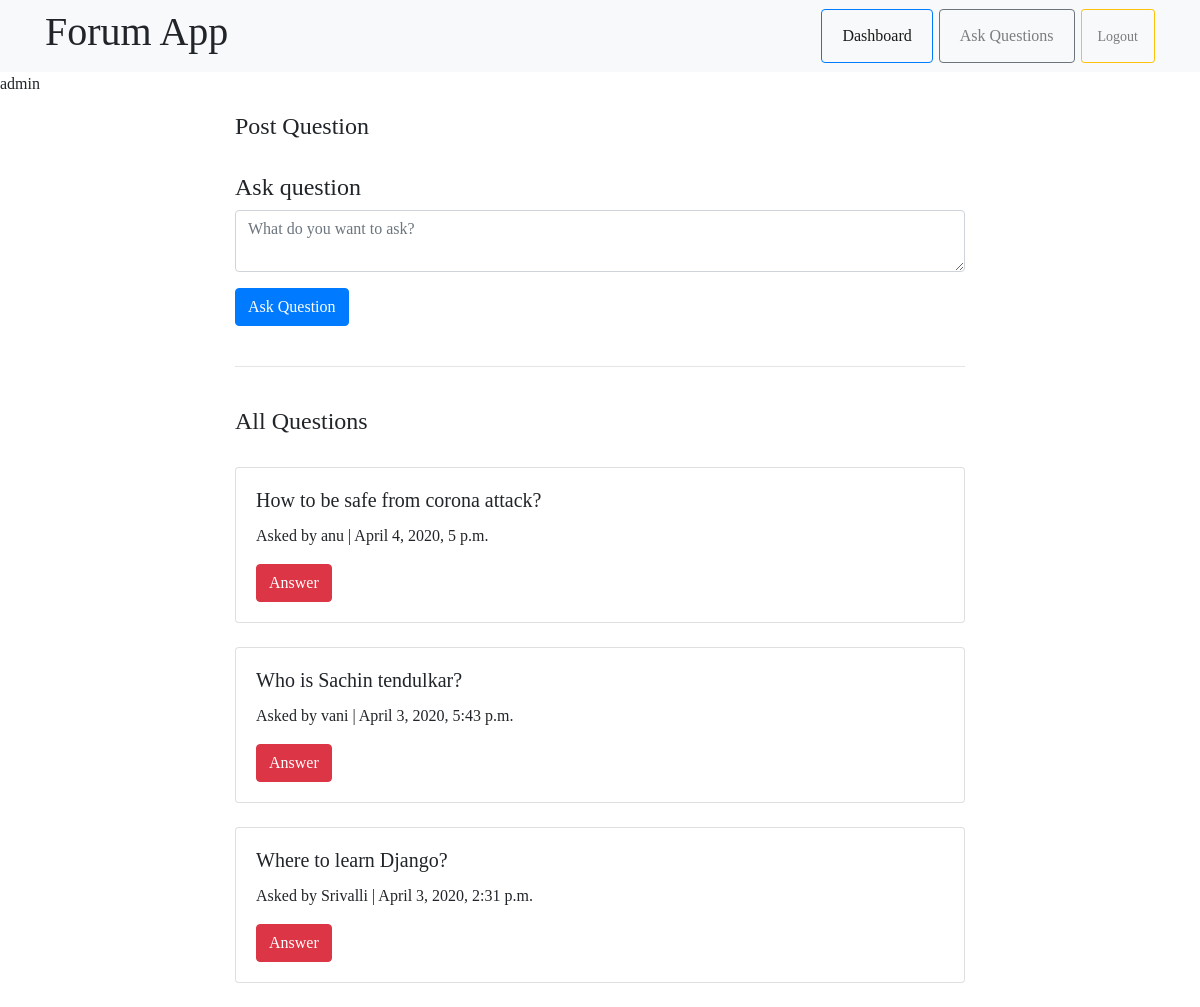
Page /questions/ (signed in) on the committed database.
### quora/models.py (models this page shows, shortened)
class Question(models.Model):
    author= models.ForeignKey(User, on_delete=models.CASCADE)
    question= models.CharField(max_length=300,null=True, blank=True)
    timestamp= models.DateTimeField(auto_now=True,blank=True)

### quora/views.py (the view, shortened to what this page needs)
# urls.py: path('questions/',questions),
def questions(request):
    all_questions = Question.objects.all().order_by('-timestamp')
    return render(request, "question.html", {"all_questions":all_questions, "user":request.user})

### quora/templates/question.html (shortened to what this page needs)
{% extends 'base1.html' %}
{% block body %}
<p>{{user.username}}</p>
	<div class="container">
		<div class="row">
			<div class="col-md-2"></div>
			<div class="col-md-8">
				<div class="sub-head">
					<h4>Post Question</h4>
				</div><br>
				<form action="/questions/" method="POST">
					<div class="form-group">
						<h4>Ask question</h4>
						<textarea class="form-control" name="question" placeholder="What do you want to ask?"></textarea>
					</div>
					<button type="submit" class="btn btn-primary">Ask Question</button>
				</form>
				<br>
				<hr>
				<br>
				<div class="sub-head">
					<h4>All Questions</h4>
				</div><br>
				{% for q in all_questions %}
					<div class="card">
						<div class="card-body">
							<h5 class="card-title">{{ q.question }}</h5>
							<p class="card-text">Asked by {{ q.author }} | {{ q.timestamp }}</p>
							<a href="/discussion/{{q.id}}/" class="btn btn-danger">Answer</a>
						</div>
					</div><br>
				{% endfor %}
			</div>
			<div class="col-md-2"></div>
		</div>
	</div>
{% endblock %}

### quora/templates/base1.html (style rules this page uses)
body { font-family:Georgia; }

### rows in the picture
Question: question "How to be safe from corona attack?", author "anu", timestamp "April 4, 2020, 5 p.m."
Question: question "Who is Sachin tendulkar?", author "vani", timestamp "April 3, 2020, 5:43 p.m."
Question: question "Where to learn Django?", author "Srivalli", timestamp "April 3, 2020, 2:31 p.m."

### other values in the picture
{{ user.username }} "admin"
